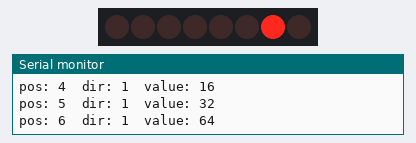
A sketch run on a simulated Arduino Uno, built with avr-gcc and run on an emulated ATmega328P. Shown: 8 shift-register outputs drawn as a row of LEDs (first output left, lit = HIGH), the last lines printed to the serial monitor. Wiring (inferred from the names in the program): shift register (74HC595): data pin 7; shift clock pin 5; latch pin 6. Wiring (inferred from the signals the program sends): row of LEDs: on Q0, Q1, Q2, Q3, Q4, Q5, Q6, Q7.

Above: at 0.15 s.
At 19.72 s:
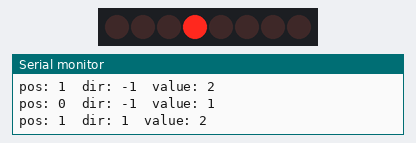
At 39.79 s:
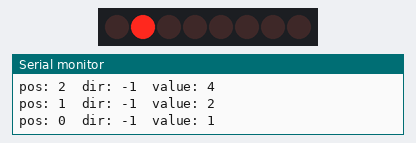
Timing chart, 0 to 40.0 s (numbered marks = the images above):
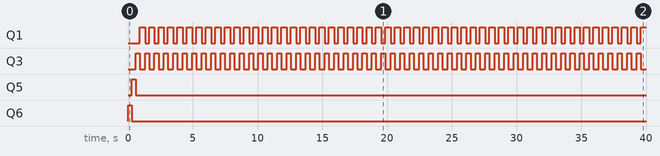

The sketch:

74HC595.ino
```cpp
#define DATA_PIN 7
#define SH_PIN 5
#define ST_PIN 6

byte numbers[8] = {
  B00000001,
  B00000010,
  B00000100,
  B00001000,
  B00010000,
  B00100000,
  B01000000,
  B10000000
};

int pos = 0;
int dir = 1;

void setup() {
  Serial.begin(9600);

  pinMode(DATA_PIN, OUTPUT);
  pinMode(SH_PIN, OUTPUT);
  pinMode(ST_PIN, OUTPUT);

  digitalWrite(ST_PIN, LOW);
}

void loop() {
  pos += dir;
  send_data_74HC595(numbers[pos]);

  Serial.print("pos: "); Serial.print(pos);
  Serial.print("\tdir: "); Serial.print(dir);
  Serial.print("\tvalue: "); Serial.println(numbers[pos]);

  if(pos == 7) dir = -1;
  if(pos == 0) dir = 1;

  delay(25);
}

void send_data_74HC595(byte value) {
  for(int iter = 0; iter < 8; iter++) {
    digitalWrite(SH_PIN, LOW);
    digitalWrite(DATA_PIN, bitRead(value, iter));
    digitalWrite(SH_PIN, HIGH);
  }

  digitalWrite(ST_PIN, HIGH);
  digitalWrite(ST_PIN, LOW);
}
```

Measured:
- by itself, Q1: alternates HIGH for 0.42 s and LOW for 0.31 s
- by itself, Q3: alternates HIGH for 0.31 s and LOW for 0.42 s
- by itself, Q5: LOW → HIGH at 0.31 s, → LOW 0.31 s later
- by itself, Q6: LOW → HIGH at 0.00 s, → LOW 0.31 s later
